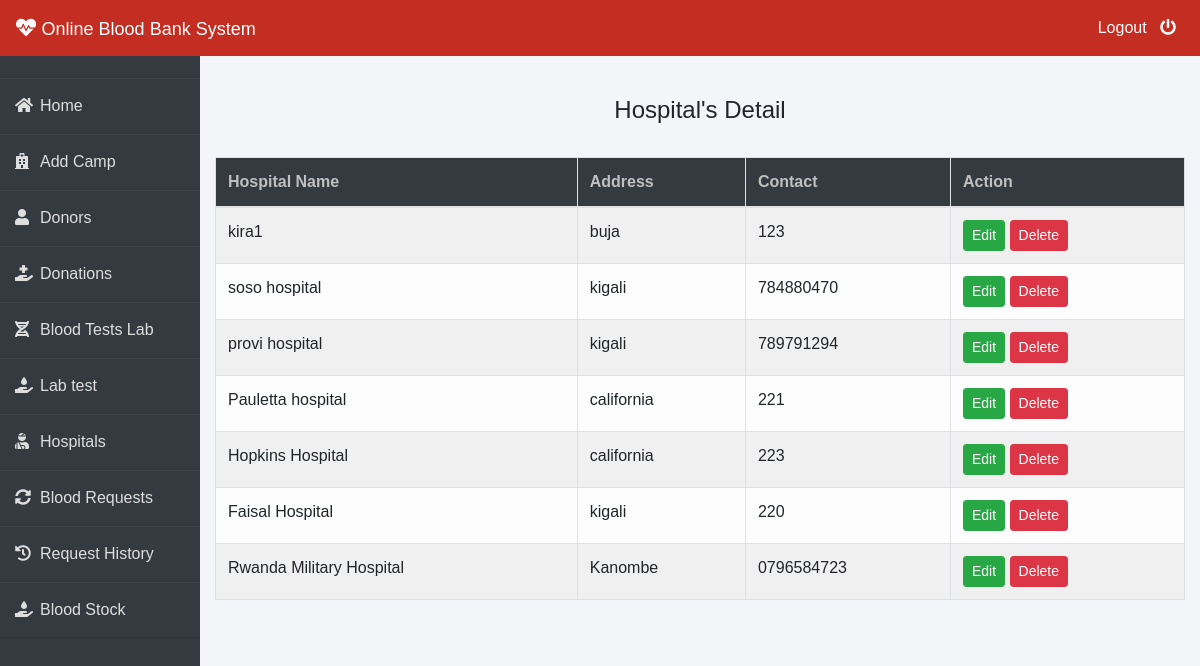
The app's page /admin-patient (signed in), older data.
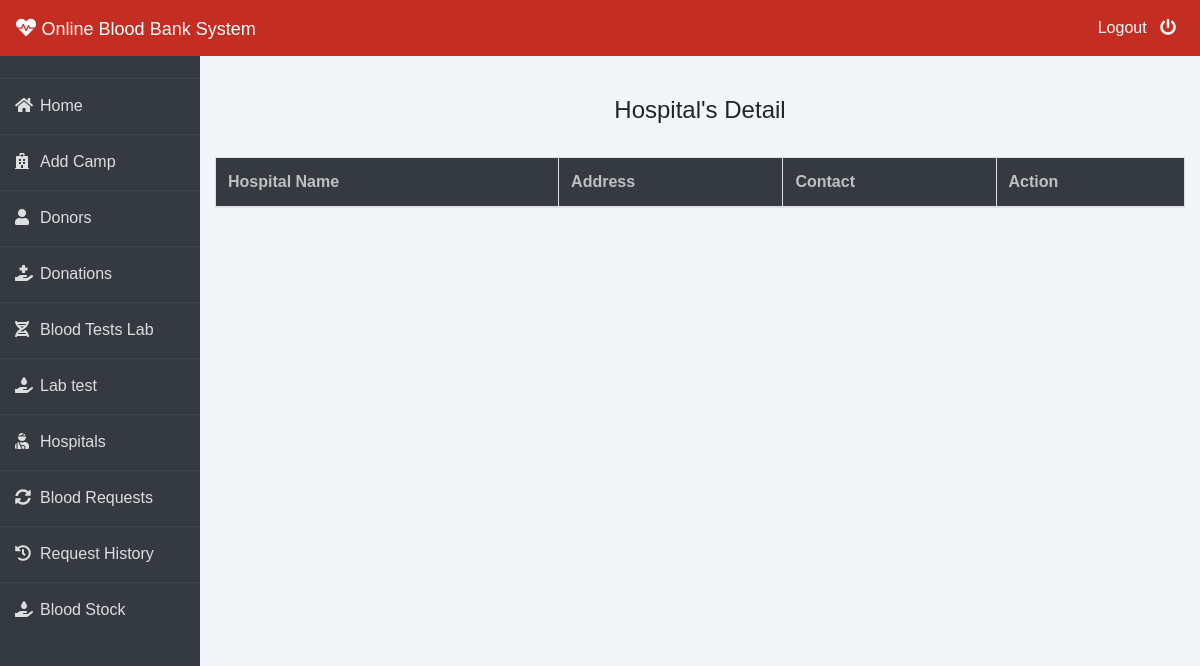
The same page, newer data.
### patient/models.py (models this page shows, shortened)
class Patient(models.Model):
    user=models.OneToOneField(User,on_delete=models.CASCADE)
    hospital_name=models.CharField(max_length=30)
    address = models.CharField(max_length=40)
    mobile = models.CharField(max_length=20,null=False)

### blood/views.py (the view)
# urls.py: path('admin-patient', views.admin_patient_view,name='admin-patient'),
@login_required(login_url='adminlogin')
def admin_patient_view(request):
    patients = pmodels.Patient.objects.all()
    return render(request, 'blood/admin_patient.html', {'patients': patients})

### templates/blood/admin_patient.html
{% extends 'blood/adminbase.html' %}
{% block content %}
{% load widget_tweaks %}
{%load static%}
<br><br>
<div class="container">
    <H4 class="text-center">Hospital's Detail</H4><br>
    <table class="table table-light table-hover table-bordered table-striped">
        <thead class="bg-dark">
            <tr>
                <th scope="col" style="color: rgb(192, 192, 192);">Hospital Name</th>
                <th scope="col" style="color: rgb(192, 192, 192);">Address</th>
                <th scope="col" style="color: rgb(192, 192, 192);">Contact</th>
                <th style="color: rgb(192, 192, 192);">Action</th>
            </tr>
        </thead>
        <tbody>
            {% for t in patients %}
            <tr>
                <td> {{t.hospital_name}}</td>
                <td>{{t.address}}</td>
                <td>{{t.mobile}}</td>
                <td>
                    <button class="btn btn-success btn-sm"><a  style="text-decoration: none;color: white;" href="{% url 'update-patient' t.id  %}">Edit</a> </button>
                    <button class="btn btn-danger btn-sm"><a  style="text-decoration: none;color: white;" href="{% url 'delete-patient' t.id  %}">Delete</a> </button>
                </td>
            </tr>
            {% endfor %}
        </tbody>
    </table>
</div>
{% endblock content %}

### templates/blood/adminbase.html (shortened to what this page needs)
<!DOCTYPE html>
<html lang="en">
{% load static %}
<head>
    <link rel="stylesheet" href="https://maxcdn.bootstrapcdn.com/bootstrap/4.0.0/css/bootstrap.min.css">
    <link rel="stylesheet" href="https://cdnjs.cloudflare.com/ajax/libs/font-awesome/5.14.0/css/all.css">
    <link rel="stylesheet" href="https://cdnjs.cloudflare.com/ajax/libs/font-awesome/5.14.0/css/all.css">
              <link rel="stylesheet" type="text/css" href="{% static 'datatable/datatables.min.css' %}"/>
</head>
<body>
    <nav class="navbar navbar-expand-lg navbar-light fixed-top bg-danger">
        <a style="color:white;" class="navbar-brand" href="/"><i class="fa fa-heartbeat"></i>&nbsp;<font face = "Comic sans MS" size ="4">Online Blood Bank System</font></a>
        <div class="navbar-collapse collapse w-100 order-3 dual-collapse2">
            <ul class="navbar-nav ml-auto">
                <li class="nav-item">
                    <a class="nav-link" style="color: white;" href="/logout">Logout &nbsp; <i class="fas fa-power-off"></i></a>
                </li>
            </ul>
        </div>
      </nav>
<br><br>
<div class="wrapper">
    <div class="sidebar">
        <ul>
            <li><a style="text-decoration:none;" href="/"><i class="fas fa-home"></i>Home</a></li>
            <li><a style="text-decoration:none;" href="{% url 'admin_add_hospital' %}"><i class="fas fa-hospital"></i>Add Camp</a></li>
            <li><a style="text-decoration:none;" href="/admin-donor"><i class="fas fa-user"></i>Donors</a></li>
            <li><a style="text-decoration:none;" href="/admin-donation"><i class="fas fa-hand-holding-medical"></i>Donations</a></li>
            <li><a style="text-decoration:none;" href="{% url 'admin_blood_test_lab' %}"><i class="fas fa-dna"></i>Blood Tests Lab</a></li>
            <li><a style="text-decoration:none;" href="{% url 'lab_test' %}"><i class="fas fa-hand-holding-water"></i>Lab test</a></li>
            <li><a style="text-decoration:none;" href="/admin-patient"><i class="fas fa-user-injured"></i>Hospitals</a></li>
            <li><a style="text-decoration:none;" href="/admin-request"><i class="fas fa-sync-alt"></i>Blood Requests</a></li>
            <li><a style="text-decoration:none;" href="/admin-request-history"><i class="fas fa-history"></i>Request History</a></li>
            <li><a style="text-decoration:none;" href="/admin-blood"><i class="fas fa-hand-holding-water"></i>Blood Stock</a></li>
        </ul>
    </div>
    <div class="main_content">
{% block content %}
{% endblock content %}
    </div>
</div>
</body>
</html>

### templates/blood/adminbase.html (style rules this page uses)
* { margin: 0; padding: 0; box-sizing: border-box; list-style: none; text-decoration: none; font-family: 'Josefin Sans', sans-serif; }
body { background-color: #f3f5f9; }
.bg-danger { background-color: #c32d22!important; }
.wrapper { display: flex; position: relative; }
.wrapper .sidebar { width: 200px; height: 100%; background: #343a40; padding: 30px 0px; position: fixed; }
.wrapper .sidebar ul li { padding: 15px; border-bottom: 1px solid #dedede; border-bottom: 1px solid rgba(0,0,0,0.05); border-top: 1px solid rgba(255,255,255,0.05); }
.wrapper .sidebar ul li a { color: #dedede; display: block; }
.wrapper .sidebar ul li a .fas { width: 25px; }
.wrapper .main_content { width: 100%; margin-left: 200px; }

Row changes from the older to the newer data that the page shows:
removed Patient: hospital_name "kira1", address "buja", mobile "123"
removed Patient: hospital_name "soso hospital", address "kigali", mobile "784880470"
removed Patient: hospital_name "provi hospital", address "kigali", mobile "789791294"
removed Patient: hospital_name "Pauletta hospital", address "california", mobile "221"
removed Patient: hospital_name "Hopkins Hospital", address "california", mobile "223"
removed Patient: hospital_name "Faisal Hospital", address "kigali", mobile "220"
removed Patient: hospital_name "Rwanda Military Hospital", address "Kanombe", mobile "0796584723"
